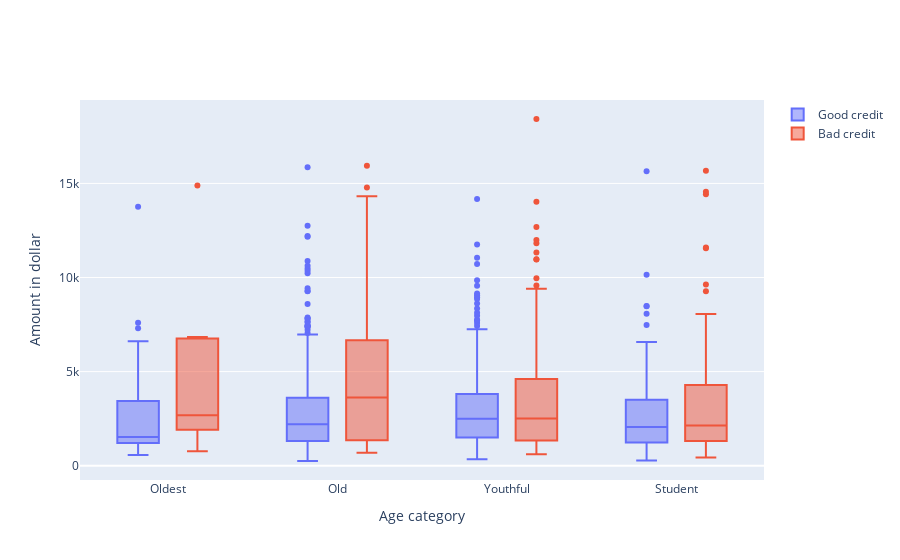

Write notebook code for a chart like this one.
### Markdown cell above
**Correlation of loan amount and age ranges**

### Code cell
ranges = (18, 25, 35, 60, 120)
category = ('Student', 'Youthful', 'Old', 'Oldest')
df_credit['age_cat'] = pd.cut(df_credit.age, ranges, labels=category)

df_good = df_credit[df_credit["risk"] == 'good']
df_bad = df_credit[df_credit["risk"] == 'bad']

trace0 = go.Box(
    x = df_good['age_cat'],
    y = df_good['credit amount'],
    name = 'Good credit'
)
trace1 = go.Box(
    x = df_bad['age_cat'],
    y = df_bad['credit amount'],
    name = 'Bad credit'
)
data = [trace0, trace1]
layout = go.Layout(
            xaxis = dict(
                title = 'Age category'
            ),
            yaxis = dict(title = 'Amount in dollar'
                        ),
            boxmode= 'group'
)
fig = go.Figure(data=data, layout=layout)
py.iplot(fig, filename = 'box-age-cat')

### Figure 1 — Plotly figure (JSON) as saved in the notebook; plotly's stock layout.template omitted (floating-point values rounded to 4 significant figures; data arrays with more than 128 entries replaced by an {"elided": "..."} marker saying what was removed)
{"data": [{"name": "Good credit", "type": "box", "x": {"elided": "700 str values"}, "y": {"elided": "700 int values"}}, {"name": "Bad credit", "type": "box", "x": {"elided": "300 str values"}, "y": {"elided": "300 int values"}}], "layout": {"boxmode": "group", "xaxis": {"title": {"text": "Age category"}}, "yaxis": {"title": {"text": "Amount in dollar"}}}}
